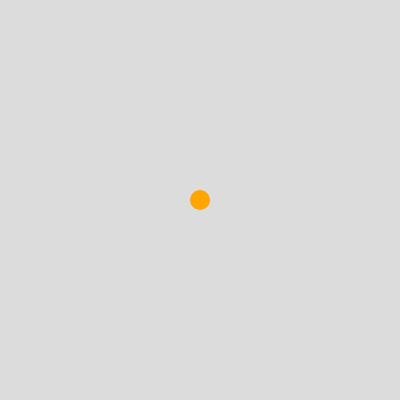
Frame 1 (no input)
Frame 60 (no input): identical to frame 1, image omitted
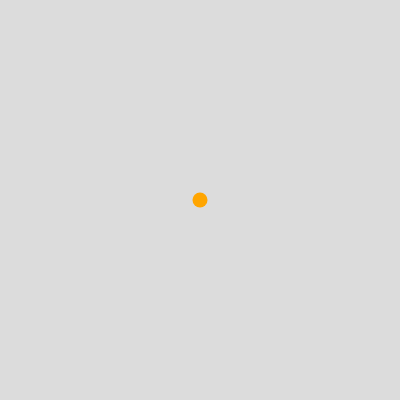
Frame 120 (the mouse pressed at the canvas centre since frame 60)

The p5.js sketch that drew these frames (run headless with seeded random() and noise() and a simulated clock; from frame 60 on, the mouse is pressed at the canvas centre):

// p5.js sketch
// ── sketch.js
var form = {
    // POSIÇÃO X 
    x:200,
    // POSIÇÃO Y
    y:200,
    // LARGURA
    width:20,
    // ALTURA
    height:20,
    // COR
    cor:'orange'
}

// MOUSE ESTÁ DENTRO DO CIRCULO
var ativar = false;

function setup() {
  createCanvas(400, 400);
}

function draw() {
  background(220);
  
  // DESENHA O CIRCULO

  noStroke();
  fill(form.cor);
  circle(form.x,form.y,form.width,form.height)
  
  // CONDIÇÃO PARA EXPANSÃO DO CIRCULO
  if(mouseX > form.x - form.width &&
     mouseX < form.x + form.width &&
     mouseY > form.y - form.width &&
     mouseY < form.y + form.width 
  ){
   // MOUSE ESTÁ DENTRO DO CIRCULO
    ativar = true;
    
  }else{  
  // MOUSE ESTÁ FORA DO CIRCULO
    ativar = false;
  }
  
// SE O MOUSE ESTIVER DENTRO DO CIRCULO, ENTÃO:
  if(ativar){

   form.width = 25; // Muda o tamanho da forma;
   cursor('pointer'); // Muda o cursor;

// SE O BOTÃO DO MOUSE FOR PRESSIONADO, ENTÃO:
   if(mouseIsPressed){

      // AÇÕES
      form.width = 15; // Muda o tamanho da forma;
  }
    
}else{

    form.width = 20 // Muda o tamanho da forma;
    cursor(); // Muda o cursor;
    
  }

}
// ── Button_01.js
var form = {
    // POSIÇÃO X 
    x:200,
    // POSIÇÃO Y
    y:200,
    // LARGURA
    width:20,
    // ALTURA
    height:20,
    // COR
    cor:'orange'
}

// MOUSE ESTÁ DENTRO DO CIRCULO
var ativar = false;

function setup() {
  createCanvas(400, 400);
}

function draw() {
  background(220);
  
  // DESENHA O CIRCULO

  noStroke();
  fill(form.cor);
  circle(form.x,form.y,form.width,form.height)
  
  // CONDIÇÃO PARA EXPANSÃO DO CIRCULO
  if(mouseX > form.x - form.width &&
     mouseX < form.x + form.width &&
     mouseY > form.y - form.width &&
     mouseY < form.y + form.width 
  ){
   // MOUSE ESTÁ DENTRO DO CIRCULO
    ativar = true;
    
  }else{  
  // MOUSE ESTÁ FORA DO CIRCULO
    ativar = false;
  }
  
// SE O MOUSE ESTIVER DENTRO DO CIRCULO, ENTÃO:
  if(ativar){

   form.width = 25; // Muda o tamanho da forma;
   cursor('pointer'); // Muda o cursor;

// SE O BOTÃO DO MOUSE FOR PRESSIONADO, ENTÃO:
   if(mouseIsPressed){

      // AÇÕES
      form.width = 15; // Muda o tamanho da forma;
  }
    
}else{

    form.width = 20 // Muda o tamanho da forma;
    cursor(); // Muda o cursor;
    
  }

}

// ── Button_02.js
var caixa = {
  x:200,
  y:200,
  width:50,
  height:20,
  cor:'gray',

  ax:183,
  ay:200,
  awidth:10,
  aheight:15,
  acor:'white',

  check:false
}

var naArea = false;

function setup() {
  createCanvas(400, 400);
}

function draw() {

  // MOUSE DENTRO DA ÁREA DA FORMA
  if(mouseX > caixa.x - (caixa.width/2) &&
     mouseX < caixa.x + (caixa.width/2) &&
     mouseY > caixa.y - (caixa.height/2) &&
     mouseY < caixa.y + (caixa.height/2)){

       cursor('pointer');
       naArea = true;

     } else {

       cursor();
       naArea = false;
     }

  // DESENHAR FORMAS
  background(220);

  noStroke();
  fill(caixa.cor);
  rect(caixa.x - (caixa.width/2),
       caixa.y - (caixa.height/2),
       caixa.width,caixa.height);

  fill(caixa.acor);
  rect(caixa.ax - (caixa.awidth/2),
       caixa.ay - (caixa.aheight/2),
       caixa.awidth,caixa.aheight);


}

function mouseClicked() {
  if (naArea) {
    if(caixa.check){
           caixa.cor = 'gray'
           caixa.check = false;
           caixa.ax -= 35;
         } else {
           caixa.cor = 'blue'
           caixa.check = true;
           caixa.ax += 35;
         }
  }
}

// ── Colisão_01.js
var FormA = {
    // POSIÇÃO X 
    x:200,
    // POSIÇÃO Y
    y:200,
    // LARGURA
    width:20,
    // ALTURA
    height:20,
    // COR
    cor:'orange'
}

var FormB = {
    // POSIÇÃO X 
    x:150,
    // POSIÇÃO Y
    y:150,
    // LARGURA
    width:20,
    // ALTURA
    height:20,
    // COR
    cor:'red'
}

// SE COLISÃO ACONTECE
var ativar = false;

function setup() {
  createCanvas(400, 400);
}

function draw() {
  // MOVIMENTAÇÃO
    if((keyIsDown(UP_ARROW))){FormA.y -= 5;}
    if((keyIsDown(DOWN_ARROW))){FormA.y += 5;}
    if((keyIsDown(LEFT_ARROW))){FormA.x -= 5;} 
    if((keyIsDown(RIGHT_ARROW))){FormA.x += 5;}
  
  // CHECA SE A COLISÃO EXISTE
  if(FormA.x > FormB.x - FormB.width &&
     FormA.x < FormB.x + FormB.width &&
     FormA.y > FormB.y - FormB.height &&
     FormA.y < FormB.y + FormB.height 
  ){
   // HÁ INTERSECÇÃO
    ativar = true;
    
  }else{  
  // NÃO HÁ INTERSECÇÃO
    ativar = false;
  }
  
// SE HÁ INTERSECÇÃO ENTRE AS FORMAS, ENTÃO
  if(ativar){

   FormA.cor = 'blue'; // Muda a cor da forma.
   alert("Colidiu!"); 
         
}else{
    FormA.cor = 'orange'; // Muda a cor da forma.       
  }
  
  // DESENHA O CENÁRIO
  background(220);

  // DESENHA OS RETÂNGULOS
  noStroke();
  fill(FormA.cor);
  rect(FormA.x,FormA.y,FormA.width,FormA.height);
  fill(FormB.cor);
  rect(FormB.x,FormB.y,FormB.width,FormB.height);

}

// ── Etapa_01_e_02.js
/* 
    Equipe: 
        MARCEL PINHEIRO DE CARVALHO - Subturma C (Líder) 
        Etapas: 1 e 2
*/


var jogador = {
  x:200,     // Posição X inicial da nave.
  y:200,     // Posição Y inicial da nave
  
}

var obstaculo = {
 x:200,
 y:100,
 width:0,
 height:0
}

var bg = 50; // Cor do background.



function setup() {
  createCanvas(400, 400);
   
}

function draw() {

    
  // MOVIMENTAÇÃO
    if((keyIsDown(UP_ARROW)))    {jogador.y -= 5} // Checa se a seta ↑ foi pressionada.
    if((keyIsDown(DOWN_ARROW)))  {jogador.y += 5} // Checa se a seta ↓ foi pressionada.
    if((keyIsDown(LEFT_ARROW)))  {jogador.x -= 5} // Checa se a seta ← foi pressionada. 
    if((keyIsDown(RIGHT_ARROW))) {jogador.x += 5} // Checa se a seta → foi pressionada.
      
  // UI
    background(bg);
    fill(45);
    noStroke();
    rect(0,370,400,30);
      
       
  // JOGADOR
    fill('white');
    ellipse(jogador.x,jogador.y,10,30);
    ellipse(jogador.x+20,jogador.y,10,30);
    circle(jogador.x+10,jogador.y,10);
    
  // OBSTÁCULO
    fill('red');
    rect(obstaculo.x,obstaculo.y,30,30)
    fill('white')
    textSize(9);
    text('Enemy',obstaculo.x + 15,obstaculo.y + 18);
 
  }


 




// ── JOGO.js
/* 
    Equipe: 
        MARCEL PINHEIRO DE CARVALHO - Subturma C (Líder) 
        Etapas: 1, 2, 3, 4 e 5.
*/


var jogador = {
  x:200,     // Posição X inicial da nave.
  y:200,     // Posição Y inicial da nave
  HP:100,    // Pontos de vida do personagem.
  score:0,   // Pontuação do jogador.  
}

var tiro = {
  x:0,
  y:0,
  width:5,
  height:9,
  on:false // Checa se o jogador está atirando ou não.
}

var area = {
  // ÁREA DO BOTÃO START
  x:165,
  y:182,
  width:70,
  height:20,
  on:false
}

var obstaculo = {
 x:200,
 y:100,
 width:0,
 height:0
}

var bg = 50; // Cor do background.

var tela = 0;

var texto = {
  colors:200,
  size:20
}



function setup() {
  createCanvas(400, 400);
  fullscreen();
  
  tiro.x = jogador.x
  tiro.y = jogador.y
  
}

function draw() {
  
  
/* PRIMEIRA TELA
Nesta tela, o jogador terá que clicar no botão START para
o jogo iniciar.

O QUE FALTA FAZER?
  - Botão de START com melhor interação;
  - Highscore;

*/ 

  if(tela == 0){
    
  // Checa posição do mouse em relação ao texto.
    if(mouseX > 166 &&
       mouseX < 234 &&
       mouseY > 181 &&
       mouseY < 202){
    
        area.on = true;
      
    }else{
        area.on = false;
    }
    
    
  if(area.on){
      texto.colors = 255;
      //texto.size = 25;
      cursor('pointer');
  }else{
      texto.colors = 200;
      //texto.size = 20;
      cursor();
  }
    
  background(bg);
    
  fill(texto.colors);
  textSize(texto.size);
  textAlign(CENTER);
  text("START",200,200);  
    
  }
  
/* SEGUNDA TELA
Nesta tela, o jogo irá começar.

O QUE FALTA FAZER?
  COLISÃO:
    - Detectar colisão entre a nave do jogador e os objetos do cenário;
    - Detectar quando o disparo atingir um inimigo;
    - Impedir a nave de se movimentar por cima da UI e além do área do Canvas;
 
*/
  
  if(tela == 1){
    
  // MOVIMENTAÇÃO
    if((keyIsDown(UP_ARROW)))    {jogador.y -= 5} // Checa se a seta ↑ foi pressionada.
    if((keyIsDown(DOWN_ARROW)))  {jogador.y += 5} // Checa se a seta ↓ foi pressionada.
    if((keyIsDown(LEFT_ARROW)))  {jogador.x -= 5} // Checa se a seta ← foi pressionada. 
    if((keyIsDown(RIGHT_ARROW))) {jogador.x += 5} // Checa se a seta → foi pressionada.
  
  
  // MOVIMENTAR OBSTÁCULO
    obstaculo.x += 2;
    
    if (obstaculo.x > 430){
     obstaculo.x = -60 // Se o obstáculo sair da tela, ele retorna pelo outro lado.
    }
    
  // DISPARO  
    if((keyIsDown(CONTROL))){
      tiro.on = true;
      tela = 2;
    }
    
    if(tiro.on){
      
      tiro.y -= 5
    }else{
      tiro.x = jogador.x
      tiro.y = jogador.y 
    }
    
    if(tiro.y < 0){
      tiro.on = false;
    }
    
  // UI
    background(bg);
    fill(45);
    noStroke();
    rect(0,370,400,30);
    
    // TEXTOS NA TELA
    fill(190);
    textSize(10);
    
    fill(200);
    text("HP: ",30,390);
    fill(0,200,200);
    text(jogador.HP,48,390);
    
    fill(200);
    text("SCORE: ",90,390);
    fill(0,200,200);
    text(jogador.score,125,390);
    
    

  // TIRO
    fill('red');
    ellipse(tiro.x + 10,tiro.y,tiro.width,tiro.height);  
    
  // JOGADOR
    fill('white');
    ellipse(jogador.x,jogador.y,10,30);
    ellipse(jogador.x+20,jogador.y,10,30);
    circle(jogador.x+10,jogador.y,10);
    
  // OBSTÁCULO
    fill('red');
    rect(obstaculo.x,obstaculo.y,30,30)
    fill('white')
    textSize(9);
    text('Enemy',obstaculo.x + 15,obstaculo.y + 18);
 
  }

 /* TERCEIRA TELA
Nesta tela, o jogador sofrerá GAME OVER.
*/
if(tela == 2){
  if(mouseX > 166 &&
       mouseX < 234 &&
       mouseY > 181 &&
       mouseY < 202){
    
        area.on = true;
      
    }else{
        area.on = false;
    }
    
    
  if(area.on){
      texto.colors = 255;
      //texto.size = 25;
      cursor('pointer');
  }else{
      texto.colors = 200;
      //texto.size = 20;
      cursor();
  }
    
  background(bg);
    
  fill(texto.colors);
  textSize(texto.size);
  textAlign(CENTER);
  text("GAME OVER",200,200);  
    
  }
}
 


function mouseClicked(){
  
  if(area.on == true){
    texto.size = 10;
    bg = 30
    tela = 1;
    cursor();
  }
}
